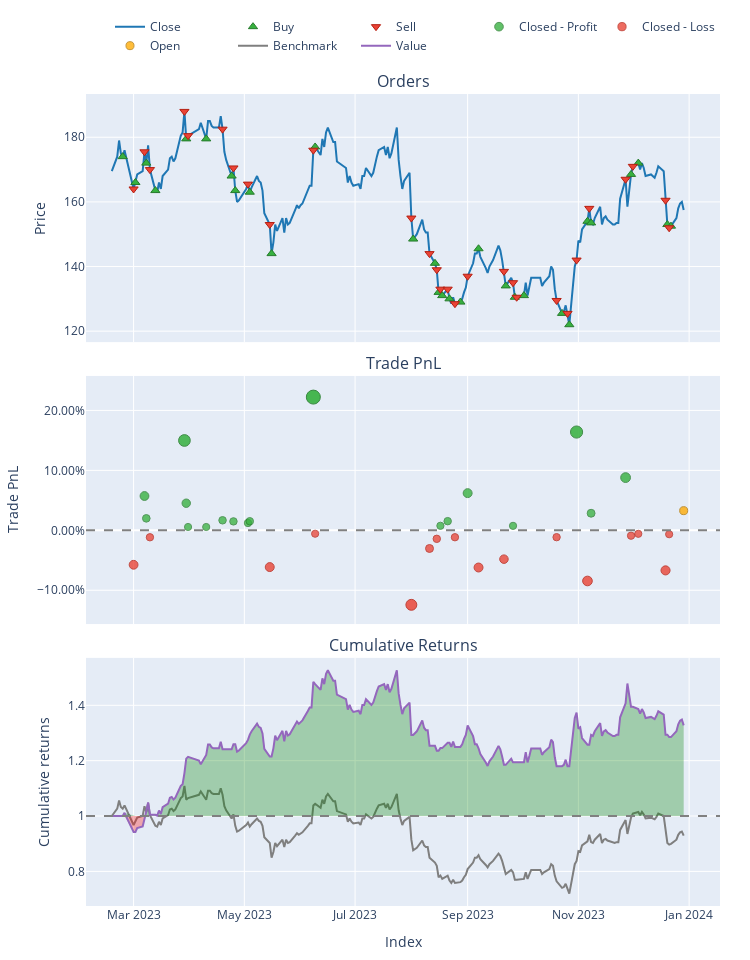

Here is the notebook cell this chart was saved with:
### Code cell
pf.plot().show()

### Figure 1 — Plotly figure (JSON) as saved in the notebook; plotly's stock layout.template omitted (floating-point values rounded to 4 significant figures; data arrays with more than 128 entries replaced by an {"elided": "..."} marker saying what was removed)
{"data": [{"legendgroup": "0", "line": {"color": "#1f77b4"}, "name": "Close", "showlegend": true, "type": "scatter", "uid": "62fa41c6-cef1-4164-8ca4-ef25d1d4d32c", "x": {"elided": "214 str values"}, "xaxis": "x", "y": {"elided": "214 float values"}, "yaxis": "y"}, {"customdata": [[0, 0.5747, 0], [2, 0.5678, 0], [4, 1.159, 0], [6, 0.6144, 0], [8, 1.287, 0], [10, 1.353, 0], [12, 0.7388, 0], [14, 0.7704, 0], [16, 1.564, 0], [18, 0.8437, 0], [20, 1.678, 0], [22, 0.8706, 0], [24, 0.8892, 0], [26, 0.9363, 0], [28, 0.9506, 0], [30, 0.9725, 0], [32, 0.9688, 0], [34, 1.824, 0], [36, 0.8843, 0], [38, 0.9148, 0], [40, 0.9113, 0], [42, 0.9404, 0], [44, 0.9673, 0], [46, 0.9673, 0], [48, 1.638, 0], [50, 0.8426, 0], [52, 1.621, 0], [54, 0.8455, 0], [56, 0.8427, 0]], "hovertemplate": "Order Id: %{customdata[0]}<br>Timestamp: %{x}<br>Price: %{y}<br>Size: %{customdata[1]:.6f}<br>Fees: %{customdata[2]:.6f}", "legendgroup": "1", "marker": {"color": "#37B13F", "line": {"color": "rgb(38,123,44)", "width": 1}, "size": 8, "symbol": "triangle-up"}, "mode": "markers", "name": "Buy", "type": "scatter", "uid": "0fc28fc4-772e-4329-ac34-6449b716a720", "x": ["2023-02-23T00:00:00", "2023-03-02T00:00:00", "2023-03-08T00:00:00", "2023-03-13T00:00:00", "2023-03-30T00:00:00", "2023-04-10T00:00:00", "2023-04-24T00:00:00", "2023-04-26T00:00:00", "2023-05-04T00:00:00", "2023-05-16T00:00:00", "2023-06-09T00:00:00", "2023-08-02T00:00:00", "2023-08-14T00:00:00", "2023-08-16T00:00:00", "2023-08-18T00:00:00", "2023-08-22T00:00:00", "2023-08-28T00:00:00", "2023-09-07T00:00:00", "2023-09-22T00:00:00", "2023-09-27T00:00:00", "2023-10-02T00:00:00", "2023-10-23T00:00:00", "2023-10-27T00:00:00", "2023-11-06T00:00:00", "2023-11-08T00:00:00", "2023-11-30T00:00:00", "2023-12-04T00:00:00", "2023-12-20T00:00:00", "2023-12-22T00:00:00"], "xaxis": "x", "y": [174, 166, 172, 163.5, 179.5, 179.5, 168, 163.5, 163, 144, 177, 148.5, 141, 132, 131, 130, 129, 145.5, 134, 130.5, 131, 125.5, 122, 154, 153.5, 168.5, 172, 153, 152.5], "yaxis": "y"}, {"customdata": [[1, 0.5747, 0], [3, 1.136, 0], [5, 0.5909, 0], [7, 1.229, 0], [9, 1.345, 0], [11, 0.6801, 0], [13, 0.7388, 0], [15, 1.541, 0], [17, 0.794, 0], [19, 1.687, 0], [21, 0.8341, 0], [23, 0.8706, 0], [25, 0.8892, 0], [27, 0.9363, 0], [29, 0.9506, 0], [31, 0.9725, 0], [33, 1.938, 0], [35, 0.8556, 0], [37, 0.8843, 0], [39, 0.9148, 0], [41, 0.9113, 0], [43, 0.9404, 0], [45, 1.935, 0], [47, 0.7959, 0], [49, 1.685, 0], [51, 0.8155, 0], [53, 0.806, 0], [55, 0.8455, 0]], "hovertemplate": "Order Id: %{customdata[0]}<br>Timestamp: %{x}<br>Price: %{y}<br>Size: %{customdata[1]:.6f}<br>Fees: %{customdata[2]:.6f}", "legendgroup": "2", "marker": {"color": "#EA4335", "line": {"color": "rgb(181,31,18)", "width": 1}, "size": 8, "symbol": "triangle-down"}, "mode": "markers", "name": "Sell", "type": "scatter", "uid": "4423db14-bdfd-4e92-a095-589c248dd2a3", "x": ["2023-03-01T00:00:00", "2023-03-07T00:00:00", "2023-03-10T00:00:00", "2023-03-29T00:00:00", "2023-03-31T00:00:00", "2023-04-19T00:00:00", "2023-04-25T00:00:00", "2023-05-03T00:00:00", "2023-05-15T00:00:00", "2023-06-08T00:00:00", "2023-08-01T00:00:00", "2023-08-11T00:00:00", "2023-08-15T00:00:00", "2023-08-17T00:00:00", "2023-08-21T00:00:00", "2023-08-25T00:00:00", "2023-09-01T00:00:00", "2023-09-21T00:00:00", "2023-09-26T00:00:00", "2023-09-28T00:00:00", "2023-10-20T00:00:00", "2023-10-26T00:00:00", "2023-10-31T00:00:00", "2023-11-07T00:00:00", "2023-11-27T00:00:00", "2023-12-01T00:00:00", "2023-12-19T00:00:00", "2023-12-21T00:00:00"], "xaxis": "x", "y": [164, 175.5, 170, 188, 180.5, 182.5, 170.5, 165.5, 153, 176, 155, 144, 139, 133, 133, 128.5, 137, 138.5, 135, 130.5, 129.5, 125.5, 142, 158, 167, 171, 160.5, 152], "yaxis": "y"}, {"customdata": [[1, 1, 5.394, 0.05723], [2, 2, 1.987, 0.01994], [4, 4, 15.05, 0.1498], [5, 5, 5.222, 0.04521], [6, 6, 0.6726, 0.005571], [7, 7, 0.6726, 0.00554], [8, 8, 2.04, 0.01671], [9, 9, 1.847, 0.01488], [10, 10, 1.541, 0.01223], [11, 11, 1.926, 0.01511], [13, 13, 27.0, 0.2222], [18, 18, 0.9363, 0.007576], [19, 19, 1.901, 0.01527], [21, 21, 7.75, 0.06202], [24, 24, 0.8843, 0.007463], [28, 28, 19.35, 0.1639], [30, 30, 3.582, 0.02848], [31, 31, 11.37, 0.08795]], "hovertemplate": "Exit Trade Id: %{customdata[0]}<br>Position Id: %{customdata[1]}<br>Exit Timestamp: %{x}<br>PnL: %{customdata[2]:.6f}<br>Return: %{customdata[3]:.2%}", "legendgroup": "3", "marker": {"color": "#37B13F", "line": {"color": "rgb(38,123,44)", "width": 1}, "opacity": [0.7886, 0.7635, 0.8511, 0.7805, 0.7538, 0.7537, 0.7613, 0.76, 0.7583, 0.7602, 0.9, 0.7551, 0.7603, 0.7919, 0.755, 0.8607, 0.7692, 0.8094], "size": [8.803, 7.628, 11.72, 8.424, 7.175, 7.175, 7.526, 7.469, 7.385, 7.476, 14, 7.239, 7.481, 8.953, 7.235, 12.16, 7.897, 9.77], "symbol": "circle"}, "mode": "markers", "name": "Closed - Profit", "type": "scatter", "uid": "cfb1166c-3f8b-4cd5-b612-385b121ecf1e", "x": ["2023-03-07T00:00:00", "2023-03-08T00:00:00", "2023-03-29T00:00:00", "2023-03-30T00:00:00", "2023-03-31T00:00:00", "2023-04-10T00:00:00", "2023-04-19T00:00:00", "2023-04-25T00:00:00", "2023-05-03T00:00:00", "2023-05-04T00:00:00", "2023-06-08T00:00:00", "2023-08-17T00:00:00", "2023-08-21T00:00:00", "2023-09-01T00:00:00", "2023-09-26T00:00:00", "2023-10-31T00:00:00", "2023-11-08T00:00:00", "2023-11-27T00:00:00"], "xaxis": "x2", "y": [0.05723, 0.01994, 0.1498, 0.04521, 0.005571, 0.00554, 0.01671, 0.01488, 0.01223, 0.01511, 0.2222, 0.007576, 0.01527, 0.06202, 0.007463, 0.1639, 0.02848, 0.08795], "yaxis": "y2"}, {"customdata": [[0, 0, -5.747, -0.05747], [3, 3, -1.182, -0.01163], [12, 12, -7.94, -0.06135], [14, 14, -0.8437, -0.005682], [15, 15, -18.35, -0.1243], [16, 16, -3.918, -0.0303], [17, 17, -1.778, -0.01418], [20, 20, -1.459, -0.01154], [22, 22, -8.235, -0.06204], [23, 23, -5.989, -0.04811], [26, 26, -1.367, -0.01145], [29, 29, -11.61, -0.08451], [32, 32, -1.264, -0.008982], [33, 33, -0.8155, -0.005848], [34, 34, -9.269, -0.06686], [35, 35, -0.8455, -0.006536]], "hovertemplate": "Exit Trade Id: %{customdata[0]}<br>Position Id: %{customdata[1]}<br>Exit Timestamp: %{x}<br>PnL: %{customdata[2]:.6f}<br>Return: %{customdata[3]:.2%}", "legendgroup": "4", "marker": {"color": "#EA4335", "line": {"color": "rgb(181,31,18)", "width": 1}, "opacity": [0.7888, 0.7578, 0.7914, 0.7538, 0.8339, 0.7705, 0.7596, 0.7578, 0.7919, 0.7825, 0.7577, 0.807, 0.7561, 0.7539, 0.7951, 0.7544], "size": [8.81, 7.366, 8.933, 7.179, 10.92, 7.955, 7.447, 7.363, 8.954, 8.515, 7.361, 9.662, 7.283, 7.184, 9.106, 7.206], "symbol": "circle"}, "mode": "markers", "name": "Closed - Loss", "type": "scatter", "uid": "854dd5aa-ae21-430f-97f7-16c9bdcfd2b4", "x": ["2023-03-01T00:00:00", "2023-03-10T00:00:00", "2023-05-15T00:00:00", "2023-06-09T00:00:00", "2023-08-01T00:00:00", "2023-08-11T00:00:00", "2023-08-15T00:00:00", "2023-08-25T00:00:00", "2023-09-07T00:00:00", "2023-09-21T00:00:00", "2023-10-20T00:00:00", "2023-11-06T00:00:00", "2023-11-30T00:00:00", "2023-12-04T00:00:00", "2023-12-19T00:00:00", "2023-12-21T00:00:00"], "xaxis": "x2", "y": [-0.05747, -0.01163, -0.06135, -0.005682, -0.1243, -0.0303, -0.01418, -0.01154, -0.06204, -0.04811, -0.01145, -0.08451, -0.008982, -0.005848, -0.06686, -0.006536], "yaxis": "y2"}, {"customdata": [[36, 36, 4.214, 0.03279]], "hovertemplate": "Exit Trade Id: %{customdata[0]}<br>Position Id: %{customdata[1]}<br>Exit Timestamp: %{x}<br>PnL: %{customdata[2]:.6f}<br>Return: %{customdata[3]:.2%}", "legendgroup": "5", "marker": {"color": "#FFAA00", "line": {"color": "rgb(178,118,0)", "width": 1}, "opacity": [0.7721], "size": [8.033], "symbol": "circle"}, "mode": "markers", "name": "Open", "type": "scatter", "uid": "8d34258b-1fb3-49fd-ae3e-c28e16cf7738", "x": ["2023-12-29T00:00:00"], "xaxis": "x2", "y": [0.03279], "yaxis": "y2"}, {"legendgroup": "6", "line": {"color": "#7f7f7f"}, "name": "Benchmark", "showlegend": true, "type": "scatter", "uid": "df8c8f09-d852-4800-935b-b38ab55fa2c7", "x": {"elided": "214 str values"}, "xaxis": "x3", "y": {"elided": "214 float values"}, "yaxis": "y3"}, {"hoverinfo": "skip", "legendgroup": "7", "line": {"color": "rgba(0, 0, 0, 0)", "width": 0}, "opacity": 0, "showlegend": false, "type": "scatter", "uid": "c63b15d0-fac7-492c-930a-1620192811d2", "x": {"elided": "214 str values"}, "xaxis": "x3", "y": {"elided": "214 int values"}, "yaxis": "y3"}, {"connectgaps": false, "fill": "tonexty", "fillcolor": "rgba(0, 128, 0, 0.3)", "hoverinfo": "skip", "legendgroup": "7", "line": {"color": "rgba(0, 0, 0, 0)", "width": 0}, "opacity": 0, "showlegend": false, "type": "scatter", "uid": "70b065b8-d759-4c1c-bfbc-c02cfc9a7fce", "x": {"elided": "214 str values"}, "xaxis": "x3", "y": {"elided": "214 float values"}, "yaxis": "y3"}, {"hoverinfo": "skip", "legendgroup": "7", "line": {"color": "rgba(0, 0, 0, 0)", "width": 0}, "opacity": 0, "showlegend": false, "type": "scatter", "uid": "1f009717-4245-4dd0-96fe-3d82f889ba24", "x": {"elided": "214 str values"}, "xaxis": "x3", "y": {"elided": "214 int values"}, "yaxis": "y3"}, {"connectgaps": false, "fill": "tonexty", "fillcolor": "rgba(255, 0, 0, 0.3)", "hoverinfo": "skip", "legendgroup": "7", "line": {"color": "rgba(0, 0, 0, 0)", "width": 0}, "opacity": 0, "showlegend": false, "type": "scatter", "uid": "685c6738-6cba-4092-8c5a-b26a647f6346", "x": {"elided": "214 str values"}, "xaxis": "x3", "y": {"elided": "214 float values"}, "yaxis": "y3"}, {"legendgroup": "8", "line": {"color": "#9467bd"}, "name": "Value", "showlegend": true, "type": "scatter", "uid": "55f5ef0d-711e-472a-9271-745c4be41a5c", "x": {"elided": "214 str values"}, "xaxis": "x3", "y": {"elided": "214 float values"}, "yaxis": "y3"}, {"hoverinfo": "skip", "legendgroup": "7", "line": {"color": "rgba(0, 0, 0, 0)", "width": 0}, "opacity": 0, "showlegend": false, "type": "scatter", "uid": "d6c010b0-e481-45d0-b9a0-a54527f89284", "x": {"elided": "214 str values"}, "xaxis": "x3", "y": {"elided": "214 int values"}, "yaxis": "y3"}], "layout": {"annotations": [{"font": {"size": 16}, "showarrow": false, "text": "Orders", "x": 0.5, "xanchor": "center", "xref": "paper", "y": 1, "yanchor": "bottom", "yref": "paper"}, {"font": {"size": 16}, "showarrow": false, "text": "Trade PnL", "x": 0.5, "xanchor": "center", "xref": "paper", "y": 0.6528, "yanchor": "bottom", "yref": "paper"}, {"font": {"size": 16}, "showarrow": false, "text": "Cumulative Returns", "x": 0.5, "xanchor": "center", "xref": "paper", "y": 0.3056, "yanchor": "bottom", "yref": "paper"}], "height": 960, "legend": {"orientation": "h", "traceorder": "normal", "x": 1, "xanchor": "right", "y": 1.042, "yanchor": "bottom"}, "margin": {"b": 30, "l": 30, "r": 30, "t": 30}, "shapes": [{"line": {"color": "gray", "dash": "dash"}, "type": "line", "x0": 0, "x1": 1, "xref": "paper", "y0": 0, "y1": 0, "yref": "y2"}, {"line": {"color": "gray", "dash": "dash"}, "type": "line", "x0": 0, "x1": 1, "xref": "paper", "y0": 1, "y1": 1, "yref": "y3"}], "showlegend": true, "width": 750, "xaxis": {"anchor": "y", "domain": [0, 1], "matches": "x3", "showticklabels": false}, "xaxis2": {"anchor": "y2", "domain": [0, 1], "matches": "x3", "showticklabels": false}, "xaxis3": {"anchor": "y3", "domain": [0, 1], "title": {"text": "Index"}}, "yaxis": {"anchor": "x", "domain": [0.6944, 1], "title": {"text": "Price"}}, "yaxis2": {"anchor": "x2", "domain": [0.3472, 0.6528], "tickformat": ".2%", "title": {"text": "Trade PnL"}}, "yaxis3": {"anchor": "x3", "domain": [0, 0.3056], "title": {"text": "Cumulative returns"}}}}
